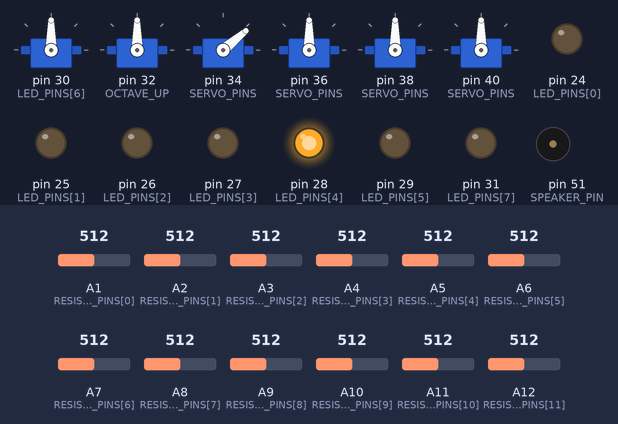
The sketch below on a simulated Arduino Mega 2560, built with avr-gcc and run on an emulated ATmega2560. Parts: 6 × servo, output pins drawn as LEDs (lit = HIGH), buzzer (waves = sounding). The inputs (shaded band) are chosen by the test bench; at power-on: A1 (RESISTOR_PINS[0]) = 512, A2 (RESISTOR_PINS[1]) = 512, A3 (RESISTOR_PINS[2]) = 512, A4 (RESISTOR_PINS[3]) = 512, A5 (RESISTOR_PINS[4]) = 512, A6 (RESISTOR_PINS[5]) = 512, A7 (RESISTOR_PINS[6]) = 512, A8 (RESISTOR_PINS[7]) = 512, A9 (RESISTOR_PINS[8]) = 512, A10 (RESISTOR_PINS[9]) = 512, A11 (RESISTOR_PINS[10]) = 512, A12 (RESISTOR_PINS[11]) = 512. What the sketch prints to the serial monitor is not drawn.

Above: at 5.29 s.
5.7 s: A1 (RESISTOR_PINS[0]) set to 622
At 5.98 s:
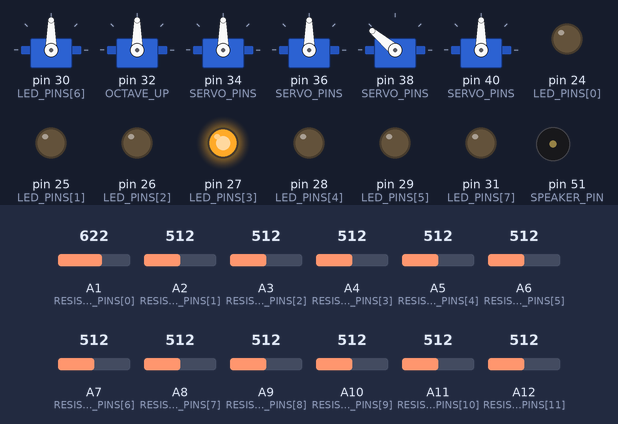
8.7 s: A1 (RESISTOR_PINS[0]) set to 652
At 8.93 s:
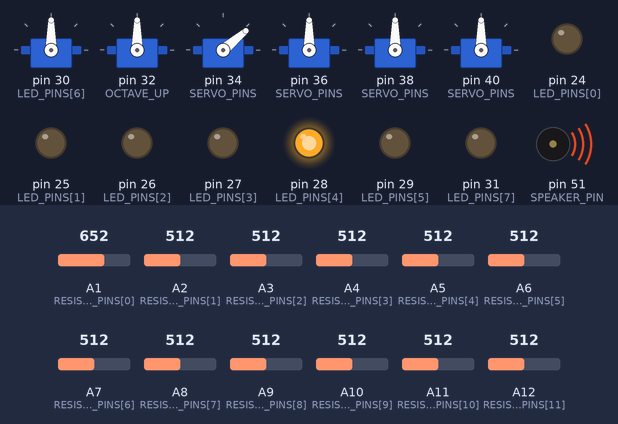
At 10.07 s:
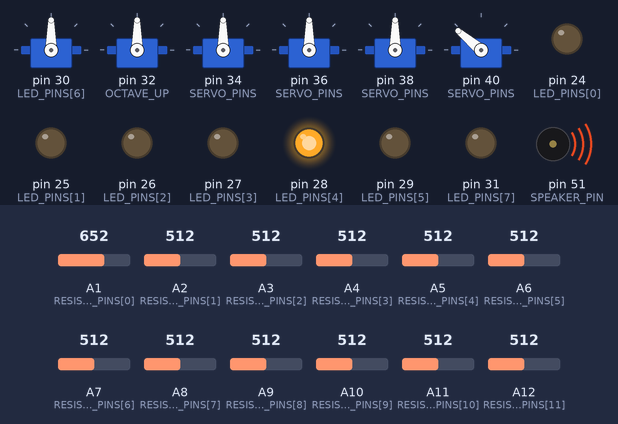
14.7 s: A1 (RESISTOR_PINS[0]) set to 306
17.7 s: A2 (RESISTOR_PINS[1]) set to 624
20.7 s: A2 (RESISTOR_PINS[1]) set to 650
At 21.83 s:
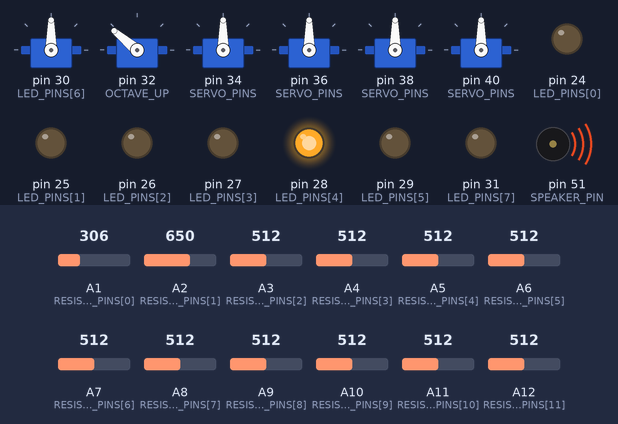
23.7 s: A2 (RESISTOR_PINS[1]) set to 306
Timing chart, 0 to 46.7 s (numbered marks = the images above; inputs shaded):
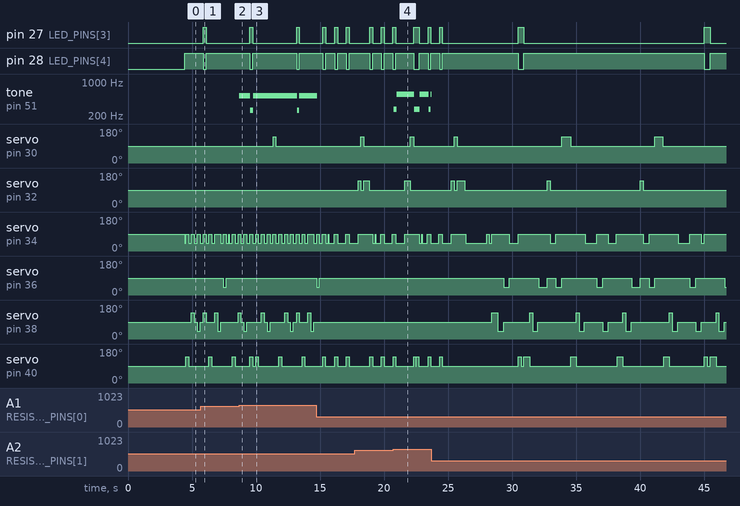

Measured:
- the behaviour switches between 639 and 640 on A1 (RESISTOR_PINS[0]) (found by bisection; images 1 and 2)
- the behaviour switches between 639 and 640 on A2 (RESISTOR_PINS[1]) (found by bisection; images 3 and 4)
- after the input at 8.7 s, tone on pin 51 (SPEAKER_PIN): goes 523 Hz 0.86 s, 262 Hz 0.23 s, 523 Hz 3.4 s, 262 Hz 0.17 s, then 523 Hz, starting at once
- after the input at 20.7 s, tone on pin 51 (SPEAKER_PIN): goes 277 Hz 0.23 s, 554 Hz 1.4 s, 277 Hz 0.46 s, 554 Hz 0.69 s, 277 Hz 0.17 s, then 554 Hz, starting after 0.05 s
- by itself, servo on pin 36 (SERVO_PINS): repeats every 7.3 s: 90° 2.3 s, 40° 0.68 s, 90° 0.68 s, 40° 0.45 s, 90° 2.7 s, 40° 0.45 s

The sketch:

LaserHarp.ino
```cpp
#include <Servo.h>

#define NB_LASERS 12
#define NB_SERVOS 6
#define SERVO_LEFT 140
#define SERVO_RIGHT 40
#define SERVO_MID 90
#define SPEAKER_PIN 51

// For a laser to be cut, its tension value must be greater than
// its base value + THRESHOLD_PROP*(1024 - base_value)
#define THRESHOLD_PROP 0.25

const int SERVO_PINS[NB_SERVOS] = {30,32,34,36,38,40};
const int RESISTOR_PINS[NB_LASERS] = {A1,A2,A3,A4,A5,A6,A7,A8,A9,A10,A11,A12};
const int LED_PINS[8] = {24,25,26,27,28,29,30,31};
Servo servos[NB_SERVOS];
#define OCTAVE_UP 32
#define OCTAVE_DOWN 33

unsigned int frequencies[8][12] = {
    { /*C1*/33,/*C#1*/35,/*D1*/37,/*D#1*/39,/*E1*/41,/*F1*/44,/*F#1*/46,/*G1*/49,/*G#1*/52,/*A1*/55,/*A#1*/58,/*B1*/62 },
    { /*C2*/65,/*C#2*/69,/*D2*/73,/*D#2*/78,/*E2*/82,/*F2*/87,/*F#2*/92,/*G2*/98,/*G#2*/104,/*A2*/110,/*A#2*/117,/*B2*/123 },
    { /*C3*/131,/*C#3*/139,/*D3*/147,/*D#3*/156,/*E3*/165,/*F3*/175,/*F#3*/185,/*G3*/196,/*G#3*/208,/*A3*/220,/*A#3*/233,/*B3*/247 },
    { /*C4*/262,/*C#4*/277,/*D4*/294,/*D#4*/311,/*E4*/330,/*F4*/349,/*F#4*/370,/*G4*/392,/*G#4*/415,/*A4*/440,/*A#4*/466,/*B4*/494 },
    { /*C5*/523,/*C#5*/554,/*D5*/587,/*D#5*/622,/*E5*/659,/*F5*/698,/*F#5*/740,/*G5*/784,/*G#5*/831,/*A5*/880,/*A#5*/932,/*B5*/988 },
    { /*C6*/1046,/*C#6*/1109,/*D6*/1175,/*D#6*/1244,/*E6*/1318,/*F6*/1397,/*F#6*/1480,/*G6*/1568,/*G#6*/1661,/*A6*/1760,/*A#6*/1865,/*B6*/1976 },
    { /*C7*/2093,/*C#7*/2218,/*D7*/2349,/*D#7*/2489,/*E7*/2637,/*F7*/2794,/*F#7*/2960,/*G7*/3136,/*G#7*/3322,/*A7*/3520,/*A#7*/3729,/*B7*/3951 },
    { /*C8*/4186,/*C#8*/4435,/*D8*/4699,/*D#8*/4978,/*E8*/5274,/*F8*/5587,/*F#8*/5920,/*G8*/6272,/*G#8*/6644,/*A8*/7040,/*A#8*/7459,/*B8*/7903 }
};

// The notes are encoded as midi pitches
const PROGMEM uint16_t notesHarp[] = { 0, 64, 0, 64, 71, 64, 69, 64, 68, 64, 0, 59, 0, 64, 71, 64, 69, 64, 68, 64, 0, 61, 64, 71, 64, 69, 64, 68, 64, 0, 57, 0, 64, 71, 64, 69, 68, 64, 66, 64, 0, 64, 71, 64, 69, 64, 68, 64, 0, 59, 64, 71, 64, 69, 64, 68, 64, 0, 61, 64, 71, 64, 69, 64, 68, 64, 0, 57, 64, 71, 64, 69, 68, 0, 64, 66, 64, 0, 59, 0, 64, 0, 64, 0, 59, 64, 0, 64, 0, 59, 64, 0, 64, 63, 61, 63, 0, 59, 64, 0, 64, 0, 59, 64, 0, 64, 0, 59, 64, 0, 64, 63, 61, 59, 0, 59, 0, 64, 0, 64, 0, 59, 64, 0, 64, 0, 59, 64, 0, 64, 63, 61, 63, 0, 64, 0, 64, 0, 64, 69, 68, 66, 64, 0, 64, 59, 0, 71, 69, 68, 0, 66, 63, 64, 66, 61, 71, 69, 68, 0, 64, 0, 64, 66, 68, 64, 0, 71, 69, 68, 0, 66, 63, 64, 66, 61, 0, 71, 69, 68, 0, 64, 0, 64, 66, 68, 64, 59, 0, 71, 69, 68, 0, 66, 63, 64, 66, 61, 71, 69, 68, 0, 64, 0, 64, 66, 68, 64, 0, 71, 69, 68, 0, 66, 63, 64, 66, 61, 0, 71, 69, 68, 0, 64, 0, 64, 66, 68, 64, 0 };
const PROGMEM uint32_t timesHarp[] = { 0, 398, 615, 638, 866, 1093, 1320, 1547, 1775, 2002, 2229, 2231, 2449, 2456, 2684, 2911, 3138, 3366, 3593, 3820, 4047, 4068, 4275, 4502, 4728, 4955, 5183, 5409, 5637, 5865, 5870, 6086, 6092, 6319, 6546, 6774, 7001, 7228, 7455, 7669, 7874, 7898, 8137, 8365, 8592, 8819, 9046, 9274, 9501, 9523, 9728, 9955, 10183, 10409, 10637, 10865, 11092, 11319, 11343, 11546, 11774, 12001, 12228, 12455, 12683, 12909, 13137, 13168, 13365, 13592, 13819, 14046, 14274, 14501, 14516, 14728, 14937, 15152, 15197, 15398, 15438, 15628, 15665, 16101, 16132, 16373, 16591, 16601, 17010, 17056, 17283, 17500, 17510, 17965, 18192, 18419, 18829, 18873, 19101, 19319, 19329, 19738, 19783, 20010, 20228, 20238, 20647, 20692, 20919, 21137, 21147, 21601, 22056, 22317, 22478, 22510, 22718, 22738, 22955, 22965, 23373, 23419, 23647, 23863, 23873, 24283, 24329, 24556, 24773, 24783, 25238, 25465, 25692, 26306, 26373, 26591, 26601, 28023, 28192, 28419, 28873, 29329, 29783, 30000, 30010, 30465, 30704, 30919, 31373, 31601, 32010, 32056, 32738, 32965, 33419, 33873, 34556, 35010, 35238, 35647, 35692, 36363, 36373, 36601, 37056, 37510, 38123, 38192, 38647, 38873, 39283, 39329, 40010, 40238, 40692, 41147, 41760, 41829, 42283, 42510, 42919, 42965, 43637, 43647, 43873, 44329, 44783, 45010, 45248, 45465, 45919, 46147, 46556, 46601, 47283, 47510, 47965, 48419, 49101, 49556, 49783, 50192, 50238, 50909, 50919, 51147, 51601, 52056, 52669, 52738, 53192, 53419, 53829, 53873, 54556, 54783, 55238, 55692, 56306, 56373, 56829, 57056, 57465, 57510, 58182, 58192, 58419, 58873, 59329, 59500 };

int currentOctave = 4;
int octaveUpPressed = 0;
int octaveDownPressed = 0;
int index = 0;

int thresholds[NB_LASERS];

void setup() {

    delay(2000);

    Serial.begin(115200);

    // Servos
    for(unsigned int i = 0; i < sizeof(SERVO_PINS)/sizeof(int); i++) {
        int pin = SERVO_PINS[i];
        pinMode(pin, OUTPUT);
        servos[i].attach(pin);
        servos[i].write(SERVO_MID);
    }
    delay(50);
    // Photoresistors
    for(unsigned int i = 0; i < sizeof(RESISTOR_PINS)/sizeof(int); i++) {
        pinMode(RESISTOR_PINS[i], INPUT);
        int base_value = 0;
        for(int j = 0; j < 3; j++) {
          base_value += analogRead(RESISTOR_PINS[i]);
          delay(10);
        }
        base_value /= 3;
        thresholds[i] = THRESHOLD_PROP * (1024 - base_value) + base_value;
        Serial.print("Threshold ");
        Serial.print(i);
        Serial.print(": ");
        Serial.println(thresholds[i]);
    }
    // Leds
    for(unsigned int i = 0; i < sizeof(LED_PINS)/sizeof(int); i++)
        pinMode(LED_PINS[i], OUTPUT);
    // Others
    pinMode(SPEAKER_PIN, OUTPUT);
    pinMode(OCTAVE_UP, INPUT);
    pinMode(OCTAVE_DOWN, INPUT);

    digitalWrite(LED_BUILTIN, LOW);
    delay(500);
    digitalWrite(LED_BUILTIN, HIGH);
    delay(500);
    digitalWrite(LED_BUILTIN, LOW);
    delay(500);
    digitalWrite(LED_BUILTIN, HIGH);
    delay(500);
    digitalWrite(LED_BUILTIN, LOW);
}

void loop() {

    long m = millis();

    while(millis() - m < 50)
      controlLoop();

    harpLoop();
}

// Changes the currently selected octave. Can be called
// by the control loop or by the harp loop (buttons)
void changeOctave(int octave) {
    for(int i = 1; i <= 8; i++)
        digitalWrite(LED_PINS[i-1], i == octave);
    currentOctave = octave;
}

// Harp section -----------------------------------------------------------------------

// Finds the laser that is being cut if there is one
// Returns the index of the laser, -1 if no laser is cut
int findCutLaser() {

    int res = NB_LASERS-1;
    while(res >= 0 && analogRead(RESISTOR_PINS[res]) < thresholds[res])
        res--;
    return res;
}

// Plays the given note for 75 ms
void playNote(int note) {
    int oct = note/12 -1;
    int nte = note%12;
    int freq = frequencies[oct-1][nte];
    tone(SPEAKER_PIN,freq,75);
}

// Checks the octave control buttons and changes the current octave if necessary
void changeOctaveButtons() {

    if(!octaveUpPressed && digitalRead(OCTAVE_UP)) {
        changeOctave(currentOctave+1);
        octaveUpPressed = 1;
    }
    else octaveUpPressed = 0;

    if(!octaveDownPressed && digitalRead(OCTAVE_DOWN)) {
        changeOctave(currentOctave-1);
        octaveDownPressed = 1;
    }
    else octaveDownPressed = 0;
}

// Part of the loop function that handles the harp
// (finding what laser is being cut and playing the appropriate sound)
void harpLoop() {

    for(int i = 0; i < 12; i++) {
        Serial.print(thresholds[i]);
        Serial.print(": ");
        Serial.println(analogRead(RESISTOR_PINS[i]));
    }

    int cutLaser = findCutLaser();
    if(cutLaser >= 0) {
        digitalWrite(LED_BUILTIN, HIGH);
        int note = 12*(currentOctave+1) + cutLaser;
        playNote(note);
    }
    else
        digitalWrite(LED_BUILTIN, LOW);

    Serial.println("-------------------------");
}

// Control section --------------------------------------------------------------------

void changeNote(int note) {

    int toUse = -1; // Index of the servo that will cut a laser

    if(note != 0) {
        changeOctave(note/12); // Changes the octave if there is a note to play
        toUse = (note%12)/2;
    }

    for(int i = 0; i < NB_SERVOS; i++) {
        if(i != toUse) {
            servos[i].write(SERVO_MID);
            continue;
        }
        servos[i].write(note%2 == 0 ? SERVO_RIGHT : SERVO_LEFT);
    }
}

void controlLoop() {

    unsigned long now = millis();

    if(now > pgm_read_dword(timesHarp + index)) {
        changeNote(pgm_read_word(notesHarp + index));
        index++;
    }
}
```
